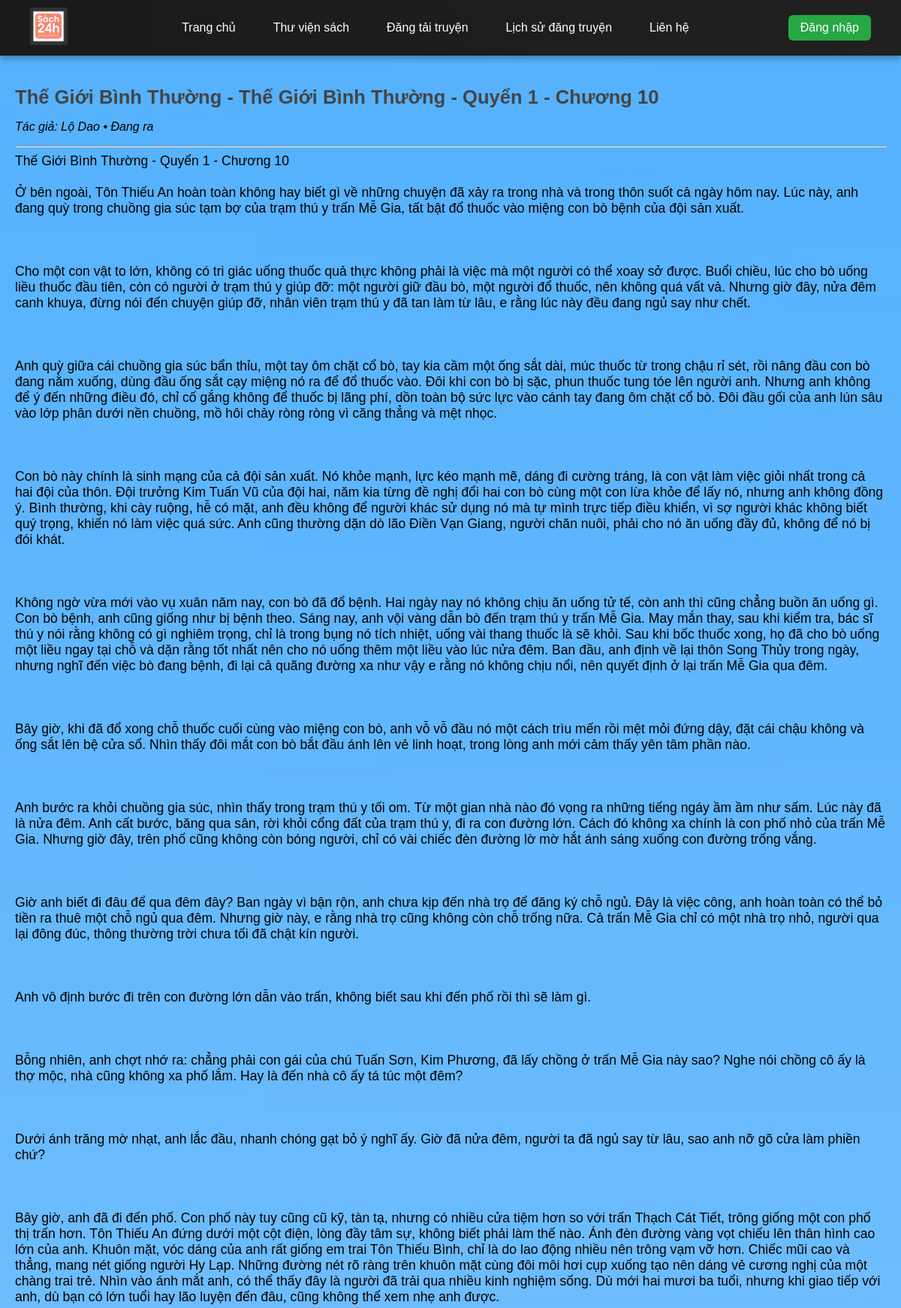
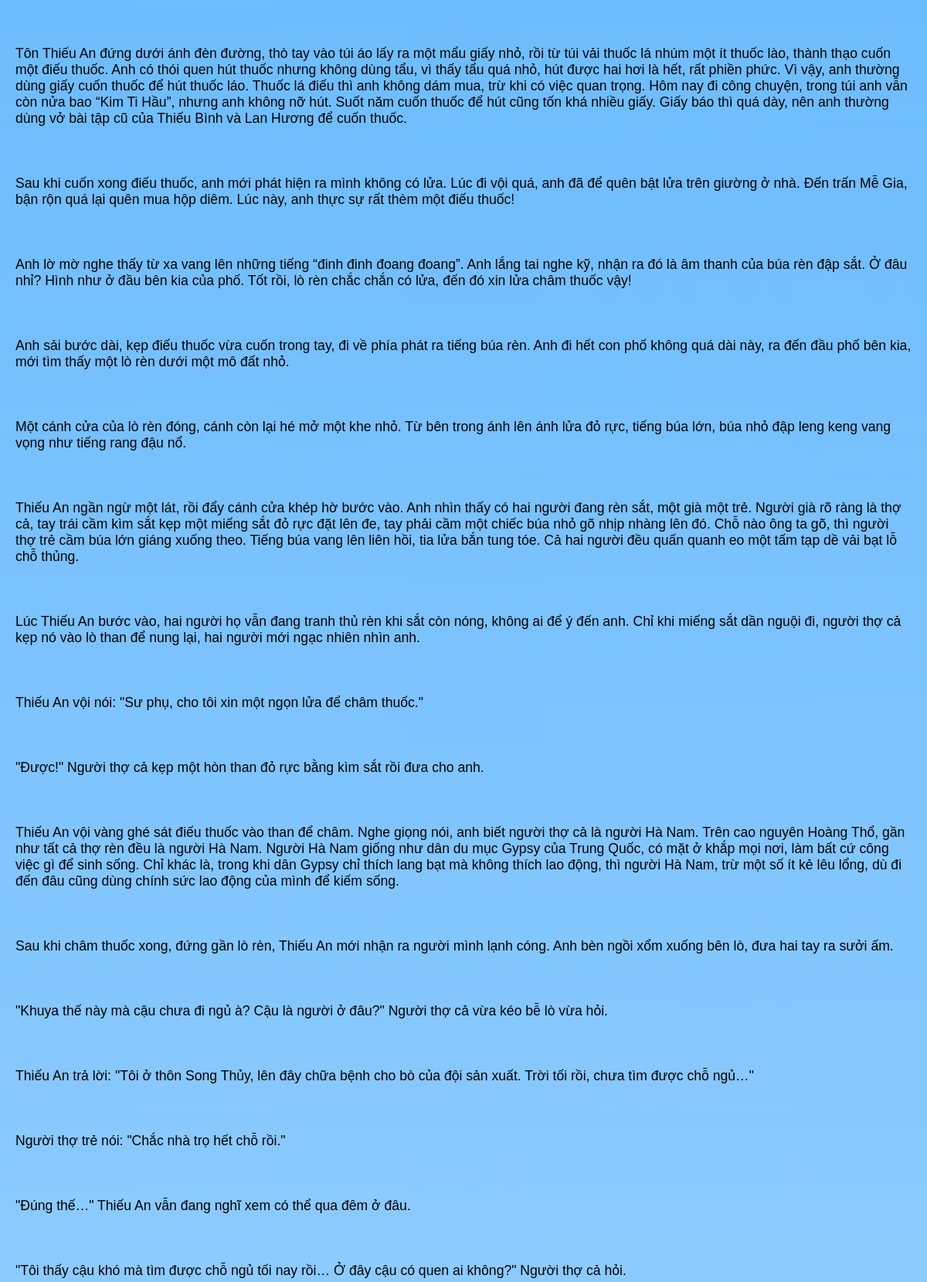
Page /chapter.php?id=76 (upper part) on the committed database (2 pictures, top to bottom).
### tables this page shows
CREATE TABLE `chapters` (
  `id` int(11) NOT NULL,
  `book_id` int(11) NOT NULL,
  `chapter_title` varchar(255) NOT NULL,
  `content` text DEFAULT NULL,
  `image` varchar(255) DEFAULT 'default.jpg',
  `status` varchar(50) DEFAULT 'Đang ra',
  `created_at` timestamp NOT NULL DEFAULT current_timestamp(),
  `author` varchar(100) DEFAULT NULL,
  `require_login` tinyint(1) DEFAULT 0,
  `show_in_latest` tinyint(1) DEFAULT 1
);

CREATE TABLE `books` (
  `id` int(11) NOT NULL,
  `title` varchar(255) NOT NULL,
  `author` varchar(255) DEFAULT NULL,
  `rating` decimal(3,1) DEFAULT NULL,
  `image` varchar(255) DEFAULT NULL,
  `description` text DEFAULT NULL,
  `views` int(11) DEFAULT 0,
  `status` varchar(50) DEFAULT NULL,
  `category` varchar(100) DEFAULT NULL,
  `require_login` tinyint(1) NOT NULL DEFAULT 0,
  `featured` tinyint(1) DEFAULT 0,
  `category_type` enum('new','suggested','best') DEFAULT 'new',
  `show_in_latest` tinyint(1) DEFAULT 1
);

### chapter.php (the view, shortened to what this page needs)
<?php
include 'includes/db.php';
include 'includes/header.php';
if (isset($_GET['id']) && is_numeric($_GET['id'])) {
    $chapter_id = $_GET['id'];
    $stmt = $conn->prepare("
        SELECT chapters.*, books.title AS book_title
        FROM chapters
        JOIN books ON chapters.book_id = books.id
        WHERE chapters.id = ?
    ");
    $stmt->bind_param("i", $chapter_id);
    $stmt->execute();
    $result = $stmt->get_result();
    if ($row = $result->fetch_assoc()) {
        if ($row['require_login'] == 1 && !isset($_SESSION['user_id'])) {
            echo "<div class='container'>";
            echo "<h2>" . htmlspecialchars($row['book_title']) . " - " . htmlspecialchars($row['chapter_title']) . "</h2>";
            echo "<p style='font-size: 1.2rem;'>Chương này yêu cầu đăng nhập. Vui lòng <a href='login.php'>Đăng nhập</a> hoặc <a href='register.php'>Đăng ký</a> để đọc nội dung.</p>";
            echo "</div>";
        } else {
            echo "<div class='container'>";
            echo "<h2>" . htmlspecialchars($row['book_title']) . " - " . htmlspecialchars($row['chapter_title']) . "</h2>";
            echo "<p><em>Tác giả: " . htmlspecialchars($row['author']) . " • " . htmlspecialchars($row['status']) . "</em></p>";
            echo "<hr>";
            echo "<div style='white-space: pre-line; font-size: 1.1rem;'>" . nl2br(htmlspecialchars($row['content'])) . "</div>";
            echo "</div>";
        }
    } else {
        echo "<p>Không tìm thấy chương.</p>";
    }
} else {
    echo "<p>Không có ID chương hợp lệ.</p>";
}
include 'includes/footer.php';
?>

### assets/css/style.css (style rules this page uses)
body { font-family: Arial, sans-serif; margin: 0; background-image: url("../images/background.jpg"); background-size: cover; background-repeat: no-repeat; background-attachment: fixed; }
.container { padding: 20px; }
h2 { font-size: 1.6rem; color: #444; margin-bottom: 15px; }

### rows in the picture
chapters: book.title "Thế Giới Bình Thường", chapter_title "Thế Giới Bình Thường - Quyển 1 - Chương 10", author "Lộ Dao", status "Đang ra", content "Thế Giới Bình Thường - Quyển 1 - Chương 10 Ở bên ngoài, Tôn Thiếu An hoàn toàn không hay biết gì về những chuyện đã xảy ra trong nhà và trong thôn suốt cả ngày hôm nay. Lúc này, anh đang quỳ trong chuồng gia súc tạm bợ của trạm thú y trấn Mễ Gia, tất bật đổ thuốc vào miệng con bò bệnh của đội sản xuất. Cho một con vật to lớn, không có tri giác uống thuốc quả thực không phải là việc mà một người có thể xoay sở được. Buổi chiều, lúc cho bò uống liều thuốc đầu tiên, còn có người ở trạm thú y giúp đỡ: một người giữ đầu bò, một người đổ thuốc, nên không quá vất vả. Nhưng giờ đây, nửa đêm canh khuya, đừng nói đến chuyện giúp đỡ, nhân viên trạm thú y đã tan làm từ lâu, e rằng lúc này đều đang ngủ…"
